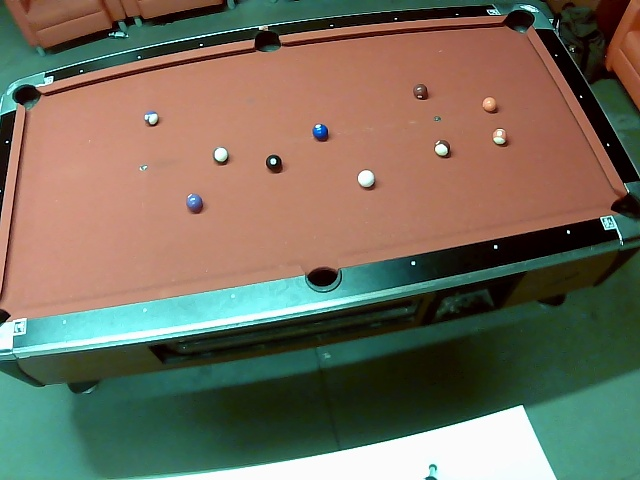
#> input picture captured_image_0.jpg, 640 x 480 px, given in place of the camera
$ python VirrtualTestwithFeed.py
#> lines starting #> are read from the running program, lines starting #| are printed output that depends on the picture
#> (reads objectRecognition/calibration_data.npz from the repository)
#> further down, frame is the input picture: shape (480, 640, 3); mean B, G, R 92.1, 109.2, 116.9
### objectRecognition/calibration.py
import os
import cv2
from cv2 import aruco
import numpy as np
from itertools import combinations
from PoolTableConstants import *
import traceback


# [90 lines left out: functions getPositionMM, calibrate_camera, video_calibration, not called in this run]


def detect_aruco_markers(image, camera_matrix, dist_coeffs):

    undistorted_image = cv2.undistort(image, camera_matrix, dist_coeffs)
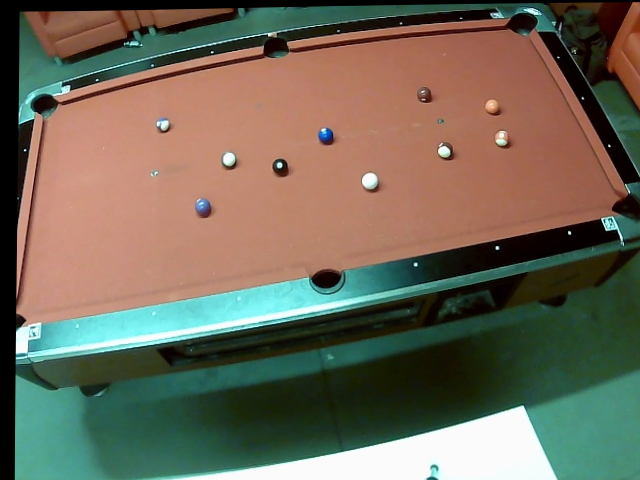
#> undistorted_image: shape (480, 640, 3); mean B, G, R 88, 104.4, 111.7

    # Convert the image to grayscale
    gray = cv2.cvtColor(undistorted_image, cv2.COLOR_BGR2GRAY)
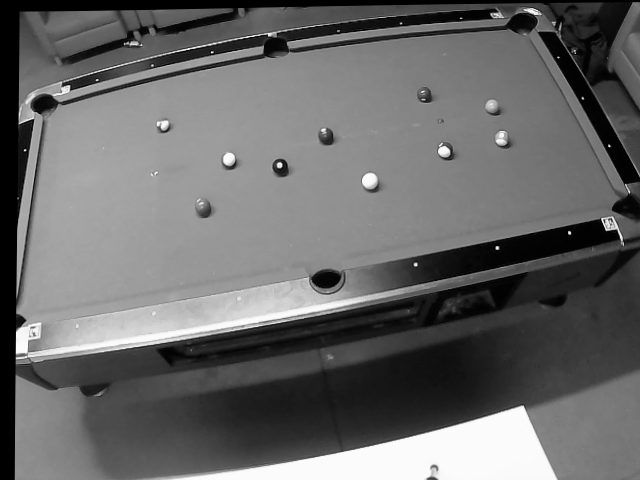
#> gray: shape (480, 640); min 0, max 254, mean 104.7


    aruco_dict = aruco.getPredefinedDictionary(aruco.DICT_6X6_250)

    # Initialize the ArUco detector parameters
    parameters = aruco.DetectorParameters()

    # Instantiat an ArucoDetector object
    detector = cv2.aruco.ArucoDetector(aruco_dict, parameters)

    # Detect ArUco markers
    corners, ids, rejected = detector.detectMarkers(gray)
#> corners = (); ids = None; rejected = 6 items

    # Filter markers with IDs 0 to 3
    valid_ids = [0, 1, 2, 3]
    valid_corners = [corner for corner, marker_id in zip(corners, ids) if marker_id[0] in valid_ids]
    valid_ids = [marker_id[0] for marker_id in ids if marker_id[0] in valid_ids]
    valid_ids = np.array(valid_ids)

    # Draw detected markers on the undistorted image
    image_markers = undistorted_image.copy()
    aruco.drawDetectedMarkers(image_markers, valid_corners, valid_ids)

    # cv2.imshow("Aruco Detection", image_markers)
    # cv2.waitKey(0)
    # cv2.destroyAllWindows()
    # Return the detected markers' information
    return valid_corners, valid_ids, image_markers


# [105 lines left out: functions generate_top_down_view, initialCalibration, tableDetection, not called in this run]


# [2 lines that do not run on import are left out]

### VirrtualTestwithFeed.py
#import objectRecognition.calibration as cc
#import objectRecognition.cueAngle as ca
import objectRecognition.ballDetection as bd
from shotSelection.physicsModel import *
from objectRecognition.PoolTableConstants import *
import os
import cv2
import numpy as np
import objectRecognition.calibration as cc
import traceback

BACKGROUND_IMG = 'image.png'
INPLAY_IMG = 'IMG_0113.jpg'
#Ball and cue selection
OBJECT_BALL_INDEX = 1
POCKET_INDEX = 2
CUE_BALL_INDEX = 3
BACKGROUND_THRESHOLDS = {
    'upper': np.array([8,200,255]),
    'upperMiddle':np.array([0,100,150]),
    'lowerMiddle': np.array([180,200,255]),
    'lower':np.array([172,100,150])
}

# [13 lines of commented-out code are left out]

'''
#Flatten & crop image
corners, warped = cc.tableDetection(image, camera_matrix, dist_coeffs)
#Debug
cv2.imshow('window',image)
cv2.waitKey(0)

#Get background thresholds
backgroundThreshold = bd.GenerateBackgroundThresholds(image, 10)
#Debug
print(backgroundThreshold)

#Load Game Image
script_dir = os.path.dirname(os.path.abspath(__file__))
image_path = os.path.join(script_dir, INPLAY_IMG)
image =cv2.imread(image_path)
assert image is not None, "file could not be loaded"
cv2.namedWindow('window',cv2.WINDOW_KEEPRATIO)
#Debug
cv2.imshow('window',image)
cv2.waitKey(0)
'''


file_path = "/Users/ishwarjotgrewal/Desktop/Mech423/objectRecognition/calibration_data.npz"

data = np.load(file_path)
camera_matrix = data['camera_matrix']
dist_coeffs = data['dist_coeffs']

cap = cv2.VideoCapture(1)
if not cap.isOpened():
    print("Error: Could not open webcam.")
    exit()


# Set the window name
window_name = "Webcam Feed"

# Create a window
cv2.namedWindow(window_name, cv2.WINDOW_NORMAL)


while True:
    # Read a frame from the webcam
    ret, frame = cap.read()

    # Break the loop if reading the frame fails
    if not ret:
        print("Error: Failed to capture frame.")
        break

    # Display the frame
    try:
        corners, ids, image_markers=cc.detect_aruco_markers(frame, camera_matrix, dist_coeffs)
        finalCorners = [(None)]*4

        if ids is not None and len(ids) == 4:
            #print("Detected 4 ArUco markers:")
            for i in range(4):

                #print(f"Marker ID {ids[i]} - Corners: {corners[i]}")

                if ids[i]==0:
                    finalCorners[int(ids[i])]=tuple(corners[i][0][0])
                elif ids[i] == 1:
                    finalCorners[int(ids[i])]=tuple(corners[i][0][0])
                elif ids[i] == 2:
                    finalCorners[int(ids[i])]=tuple(corners[i][0][0])
                elif ids[i] == 3:

                    finalCorners[int(ids[i])]=tuple(corners[i][0][0])
            warped = cc.generate_top_down_view(image_markers, finalCorners, MAX_WIDTH, MAX_HEIGHT)

            ctrs = bd.GenerateContours(warped, BACKGROUND_THRESHOLDS)
            cv2.drawContours(warped,ctrs,-1,255,2)
            balls = bd.FindBalls(ctrs, warped)
            bd.DrawBalls(balls,warped)
            cv2.imshow(window_name, warped)


        else:
            print("Could not detect 4 ArUco markers in the image.")
            cv2.imshow(window_name, frame)


    except Exception as e:
            print(f"Error in detect_aruco_markers: {e}")


    # Save the frame as a JPEG image when 'w' key is pressed
    if cv2.waitKey(1) & 0xFF == ord('w'):
#> (key q is pressed here)
        cv2.imwrite('captured_frame.jpg', warped)
        print("Frame saved as 'captured_frame.jpg'")

    # Exit the loop when 'q' key is pressed
    elif cv2.waitKey(1) & 0xFF == ord('q'):
#> (key q is pressed here)
        break

# Release the VideoCapture and close the window
cap.release()

cv2.destroyAllWindows()

# [50 lines of commented-out code are left out]
